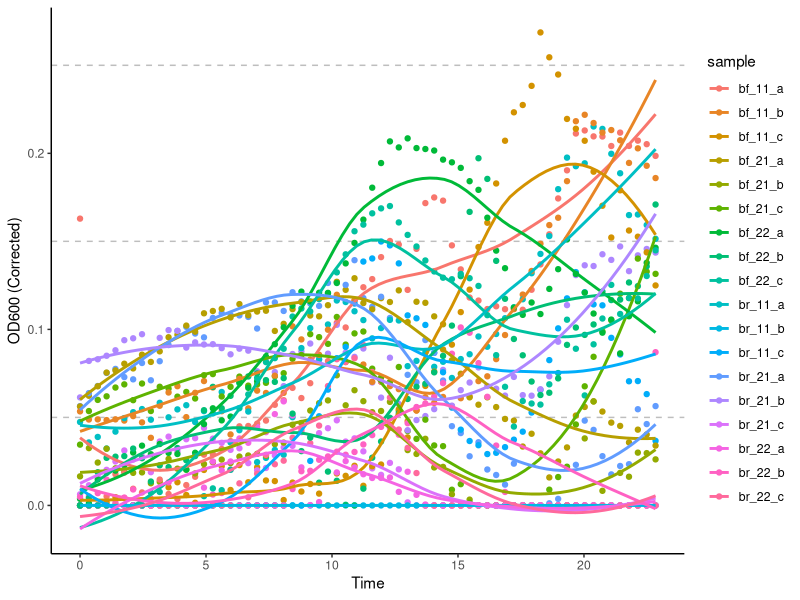
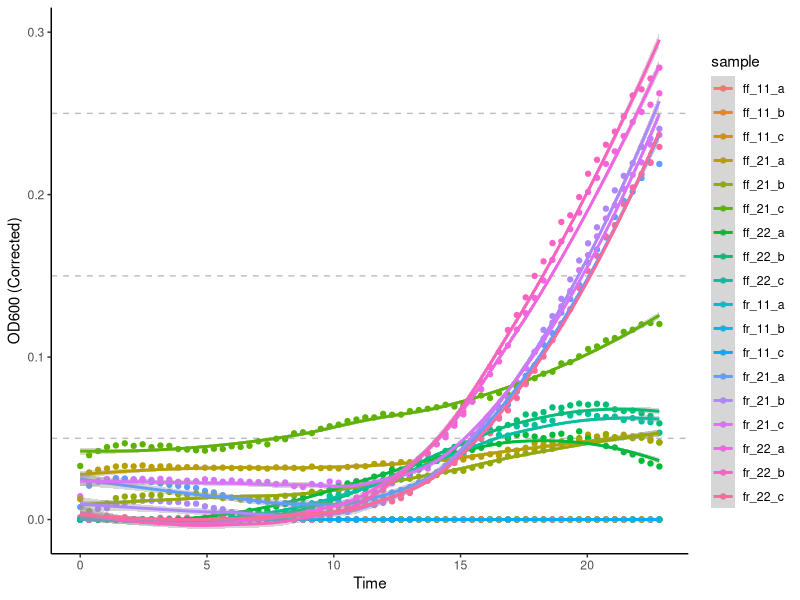
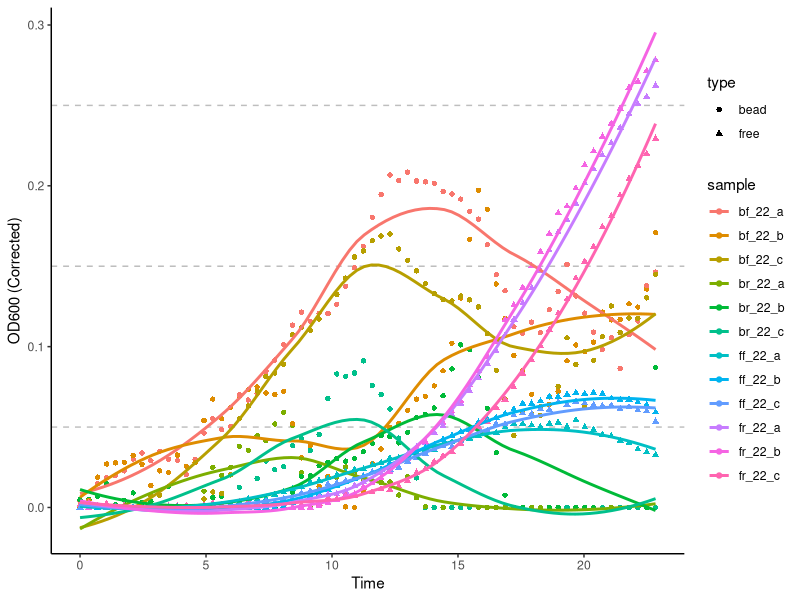
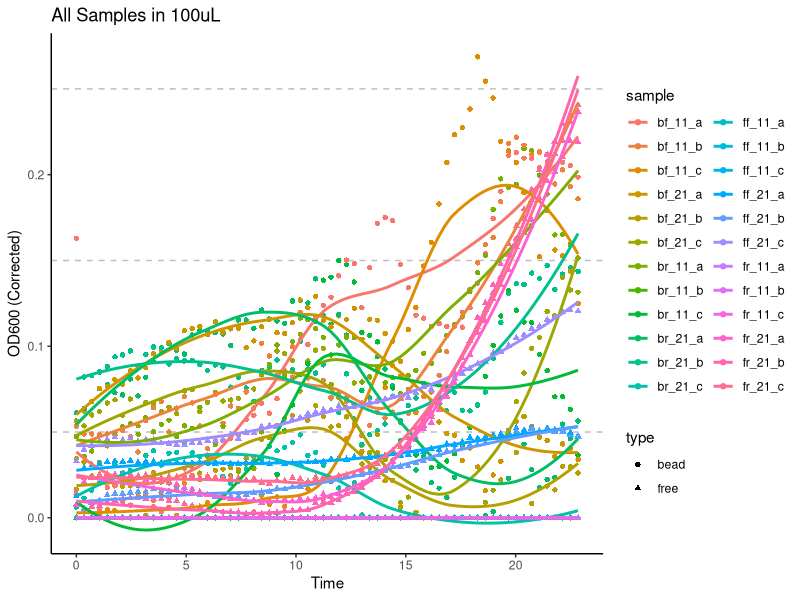
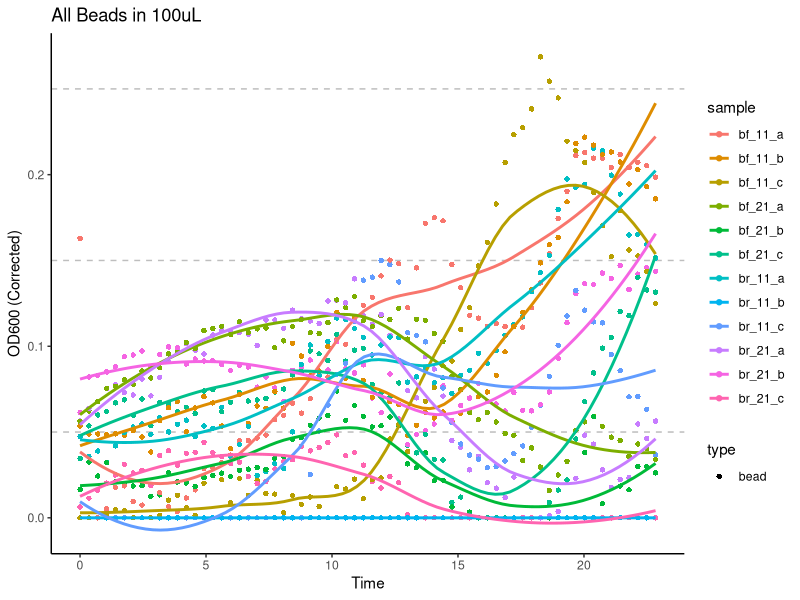
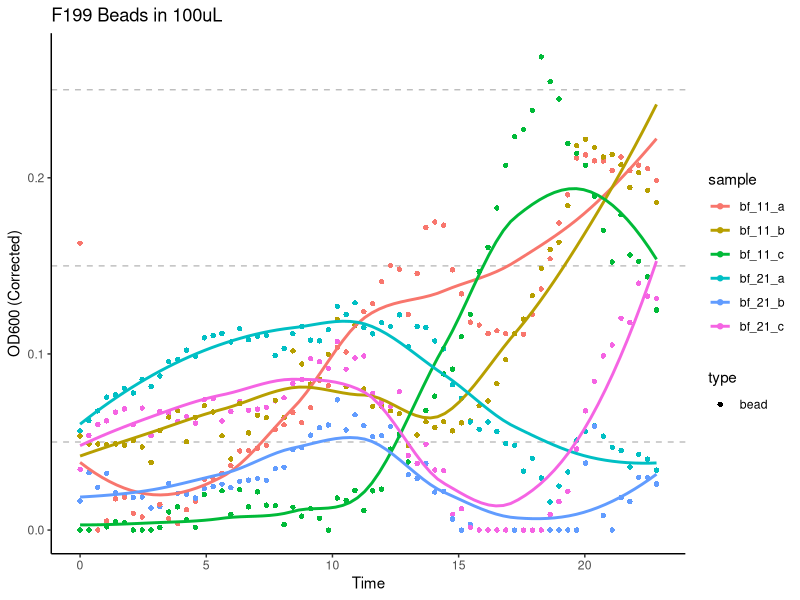
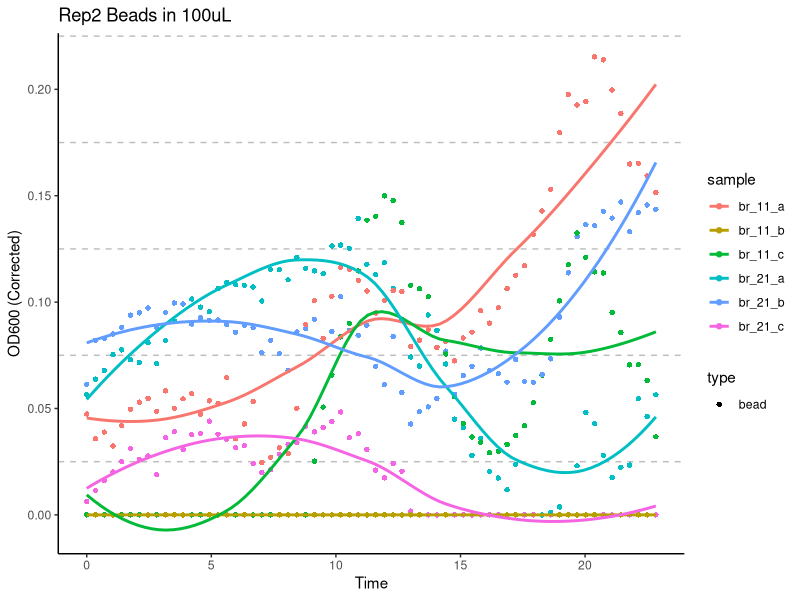
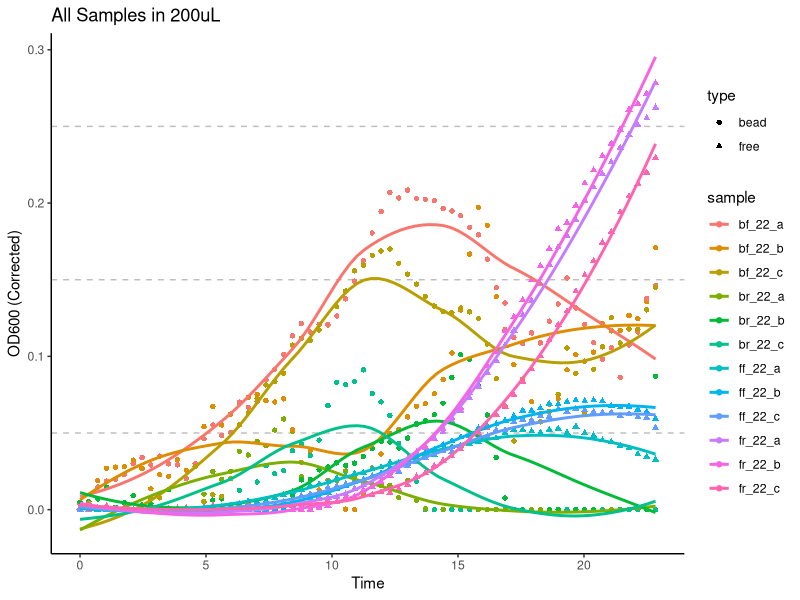

The R script that drew these images, in order:

library(readxl) #for loading Excel files
library(dplyr) #for data processing
library(here) #to set paths
library(tidyverse)

df_type<- read_csv("df_type.csv")


#ID sample based on strain
df_type <- df_type %>% mutate(strain = case_when(startsWith(df_type$sample, "ff") ~ "f199", 
                                            startsWith(df_type$sample, "fr") ~ "rep2", 
                                            startsWith(df_type$sample, "bf") ~ "f199", 
                                            startsWith(df_type$sample, "br") ~ "rep2", 
                                            startsWith(df_type$sample, "bb") ~ "control", 
                                            startsWith(df_type$sample, "LB") ~ "control")) 
#ID sample based on volume
df_type <- df_type %>% mutate(volume = case_when(grepl("22", df_type$sample) ~ "200", 
                                              grepl("21", df_type$sample) ~ "100", 
                                              grepl("11", df_type$sample) ~ "100", 
                                              grepl("LB_1", df_type$sample) ~ "100", 
                                              grepl("LB_2", df_type$sample) ~ "200"))

df_type$control<- ifelse(df_type$strain == "control", 1, 0) #dummy variable
#df_type$control<- ifelse(df_type$sample == "LB_2", 1, df_type$control) #dummy variable

control<- subset(df_type, control == 1) #subset controls
control$control<- NULL #remove column
test<- filter(df_type, control == 0) #subset tests
test$control<- NULL #remove column
control$strain<- NULL #remove column

#average the two controls to get one value
avgcon <- subset(df_type, strain == "control")
avgcon$control<- NULL

avgcon <- avgcon %>% mutate(beadcon = case_when(grepl("f", avgcon$sample) ~ "a", 
                                                 grepl("r", avgcon$sample) ~ "b"))

#cona <- subset(avgcon, sample == c("bb_f_22", "bb_f_21", "bb_f_11"))
cona <- subset(avgcon, beadcon == "a")
cona$beadcon<- NULL
conb <- subset(avgcon, beadcon == "b")
conb$beadcon<- NULL
#conb <- subset(avgcon, sample == c("bb_r_22", "bb_r_21", "bb_r_11"))
colnames(conb)<- c("well_b", "OD600_b", "time_h", "sample_b", "type", "strain", "volume")
con<- merge(cona, conb, by = c("time_h", "type", "volume", "strain"))
con <- con %>% mutate(mean = rowMeans(select(con, c(OD600, OD600_b)), na.rm = TRUE))
af<- group_by(con, time_h, well) %>% summarize(dupmean = mean(mean)) #take mean of duplicate wells
af<- left_join(af, con, by = c("well", "time_h")) #add means for duplicate wells back to df
af<- af %>% distinct(sample, time_h, .keep_all = TRUE) #remove duplicates, keep mean
af<- af %>% select(time_h, well, dupmean, type, volume)
colnames(af)<- c("time_h", "well", "mean", "type", "volume")
af<- af%>% distinct(time_h, type, volume, .keep_all = TRUE) #remove duplicate values

#aggregate free data
free_controls<- subset(avgcon, type == "free")
free_controls$beadcon<- NULL
free_mean<- group_by(free_controls, sample, time_h) %>% summarize(mean = mean(OD600)) #calculate mean of duplicates
free_mean<- left_join(free_mean, free_controls, by = c("sample", "time_h")) #add mean to OG data set
free_mean<- free_mean %>% distinct(sample, time_h, .keep_all = TRUE) #remove duplicates, keep mean

#merge bead controls back with all controls

allcontrols <- full_join(af, free_mean)
allcontrols$strain<- NULL
allcontrols$OD600<- NULL
allcontrols$OD600_b<- NULL
allcontrols$well<- NULL
allcontrols$well_b<- NULL
allcontrols$sample<- NULL
allcontrols$sample_b<- NULL
#colnames(allcontrols)<- c("time_h", "type", "volume", )
tmp<- merge(test, allcontrols, by  = c("time_h", "type", "volume")) #merge datasets by time_h and type
tmp$corrected<- tmp$OD600 - tmp$mean #blank subtraction
tmp[tmp < 0 ] <- 0 #convert negative values to zero

#colnames(control)<- c("well_control", "OD600_control", "time_h", "sample_control", "type", "volume")
#tmp<- merge(control, test, by = c("time_h", "type", "volume")) #merge datasets by time_h and type
#tmp$corrected<- tmp$OD600 - tmp$OD600_control #blank subtraction
#tmp[tmp < 0 ] <- 0 #convert negative values to zero


write_csv(tmp, "Blank Subtraction 17_18.csv") #save data as csv


graph_data <- tmp
beads<- subset(graph_data, type == "bead")
free<- subset(graph_data, type == "free")

library(ggplot2)

#graph_data<- subset(tmp, corrected >=0)
ggplot(data = beads, aes(x = time_h, y = corrected, color = sample)) +
  geom_point() + geom_smooth(se = FALSE) + theme_classic() + xlab("Time") + ylab("OD600 (Corrected)") + 
  theme(panel.grid.minor.y = element_line(color = "grey", linetype = "dashed"))
ggplot(data = free, aes(x = time_h, y = corrected, color = sample)) +
  geom_point() + geom_smooth() + theme_classic() + xlab("Time") + ylab("OD600 (Corrected)") + 
  theme(panel.grid.minor.y = element_line(color = "grey", linetype = "dashed"))

#divide up by volume

two <- subset(tmp, volume == "200")
ggplot(data = two, aes(x = time_h, y = corrected, color = sample, shape = type)) +
  geom_point() + geom_smooth(se = FALSE) + theme_classic() + xlab("Time") + ylab("OD600 (Corrected)") + 
  theme(panel.grid.minor.y = element_line(color = "grey", linetype = "dashed"))

one <- subset(tmp, volume == "100")
ggplot(data = one, aes(x = time_h, y = corrected, color = sample, shape = type)) +
  geom_point() + geom_smooth(se = FALSE) + theme_classic() + xlab("Time") + ylab("OD600 (Corrected)") + 
  theme(panel.grid.minor.y = element_line(color = "grey", linetype = "dashed"))+ggtitle("All Samples in 100uL")
beadsone<- subset(one, type == "bead")
ggplot(data = beadsone, aes(x = time_h, y = corrected, color = sample, shape = type)) +
  geom_point() + geom_smooth(se = FALSE) + theme_classic() + xlab("Time") + ylab("OD600 (Corrected)") + 
  theme(panel.grid.minor.y = element_line(color = "grey", linetype = "dashed"))+ggtitle("All Beads in 100uL")
beadsonef<- subset(beadsone, strain == "f199")
ggplot(data = beadsonef, aes(x = time_h, y = corrected, color = sample, shape = type)) +
  geom_point() + geom_smooth(se = FALSE) + theme_classic() + xlab("Time") + ylab("OD600 (Corrected)") + 
  theme(panel.grid.minor.y = element_line(color = "grey", linetype = "dashed"))+ggtitle("F199 Beads in 100uL")
beadsoner<- subset(beadsone, strain == "rep2")
ggplot(data = beadsoner, aes(x = time_h, y = corrected, color = sample, shape = type)) +
  geom_point() + geom_smooth(se = FALSE) + theme_classic() + xlab("Time") + ylab("OD600 (Corrected)") + 
  theme(panel.grid.minor.y = element_line(color = "grey", linetype = "dashed"))+ggtitle("Rep2 Beads in 100uL")

two <- subset(tmp, volume == "200")
ggplot(data = two, aes(x = time_h, y = corrected, color = sample, shape = type, shape = type)) +
  geom_point() + geom_smooth(se = FALSE) + theme_classic() + xlab("Time") + ylab("OD600 (Corrected)") + 
  theme(panel.grid.minor.y = element_line(color = "grey", linetype = "dashed"))+ggtitle("All Samples in 200uL")
beadstwo<- subset(two, type == "bead")
ggplot(data = beadstwo, aes(x = time_h, y = corrected, color = sample, shape = type)) +
  geom_point() + geom_smooth(se = FALSE) + theme_classic() + xlab("Time") + ylab("OD600 (Corrected)") + 
  theme(panel.grid.minor.y = element_line(color = "grey", linetype = "dashed"))+ggtitle("All Beads in 200uL")
beadstwof<- subset(beadstwo, strain == "f199")
ggplot(data = beadstwof, aes(x = time_h, y = corrected, color = sample, shape = type)) +
  geom_point() + geom_smooth(se = FALSE) + theme_classic() + xlab("Time") + ylab("OD600 (Corrected)") + 
  theme(panel.grid.minor.y = element_line(color = "grey", linetype = "dashed"))+ggtitle("F199 Beads in 200uL")
beadstwor<- subset(beadstwo, strain == "rep2")
ggplot(data = beadstwor, aes(x = time_h, y = corrected, color = sample, shape = type)) +
  geom_point() + geom_smooth(se = FALSE) + theme_classic() + xlab("Time") + ylab("OD600 (Corrected)") + 
  theme(panel.grid.minor.y = element_line(color = "grey", linetype = "dashed"))+ggtitle("Rep2 Beads in 200uL")

onef199<- subset(one, strain == "f199")
ggplot(data = onef199, aes(x = time_h, y = corrected, color = sample, shape = type)) +
  geom_point() + geom_smooth(se = FALSE) + theme_classic() + xlab("Time") + ylab("OD600 (Corrected)") + 
  theme(panel.grid.minor.y = element_line(color = "grey", linetype = "dashed"))+ggtitle("F199 in 100 uL")


twof199<- subset(two, strain == "f199")
ggplot(data = twof199, aes(x = time_h, y = corrected, color = sample, shape = type)) + 
  geom_point() + geom_smooth(se = FALSE) + 
  theme_classic() + 
  xlab("Time") + 
  ylab("OD600 (Corrected)") + 
  theme(panel.grid.minor.y = element_line(color = "grey", linetype = "dashed"))+
  ggtitle("F199 in 200 uL")




